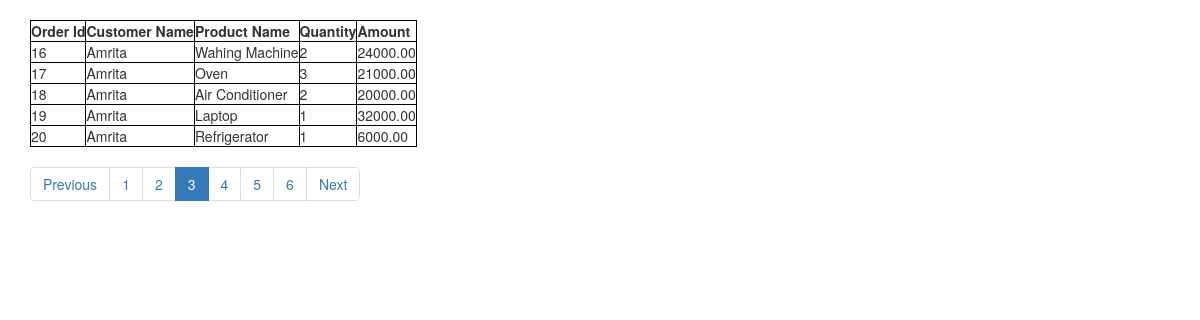
Screenshot of /wholesale/vieworders/?page=3 with the database file from the repository.
### wholesale/models.py (models this page shows, shortened)
class Order(models.Model):
    Pid = models.ForeignKey(Product, on_delete=models.CASCADE)
    Cid = models.ForeignKey(Customer, on_delete=models.CASCADE)
    Qty = models.IntegerField()
    def Amount(self):
        return self.Pid.Price * self.Qty
    Amount = property(Amount)

class Customer(models.Model):
    Firstname = models.CharField('Customer Firstname', max_length=20)
    Lastname = models.CharField('Customer Lastname', max_length=20)
    Location = models.CharField('Customer Location', max_length=20)
    def __str__(self):
        return self.Firstname

class Product(models.Model):
    Name = models.CharField('Product Name', max_length=20)
    Price = models.DecimalField('Product Price', max_digits=7, decimal_places=2)
    def __str__(self):
        return self.Name

### wholesale/views.py (the view)
def vieworders(request):
    order_list = Order.objects.all()
    paginator = Paginator(order_list, 5)  # Show 25 contacts per page
    page = request.GET.get('page')
    try:
        orders = paginator.page(page)
    except PageNotAnInteger:
        orders = paginator.page(1)
    except EmptyPage:
        orders = paginator.page(paginator.num_pages)
    return render(request, 'wholesale/vieworders.html', {'orders': orders})

### wholesale/templates/wholesale/vieworders.html (shortened to what this page needs)
<!DOCTYPE html>
<html lang="en">
<head>
    {% load static %}
<link rel="stylesheet" type="text/css" href=" {% static 'wholesale/pagination.css' %}" />
</head>
<body>
<br/>
<div class="container">
{%if orders %}
<table>
    <tr>
        <th>Order Id</th>
        <th>Customer Name</th>
        <th>Product Name</th>
        <th>Quantity</th>
        <th>Amount</th>
    </tr>
    {%for ord in orders%}
    <tr >
        <td >{{ord.id}}</td>
        <td >{{ord.Cid}}</td>
        <td >{{ord.Pid}}</td>
        <td >{{ord.Qty}}</td>
        <td >{{ord.Amount}}</td>
    </tr>
    {%endfor%}
</table>
{%endif%}
<ul class="pagination">
    {% if orders.has_previous %}
            <li><a href="?page={{ orders.previous_page_number }}">Previous</a></li>
    {% endif %}
    {% for page in orders.paginator.page_range %}
    <li class="{% if orders.number == page  %}active{% endif %}"><a href="?page={{ page }}">{{page}}</a></li>
    {% endfor %}
    {% if orders.has_next %}
        <li> <a href="?page={{ orders.next_page_number }}">Next</a></li>
    {% endif %}
  </ul>
</div>
</body>
</html>

### wholesale/templates/wholesale/vieworders.html (style rules this page uses)
table, th, td { border: 1px solid black; border-collapse: collapse; }
a { text-decoration:none; }

### rows the page displays
Order: id "16", Cid "Amrita", Pid "Wahing Machine", Qty "2", Amount "24000.00"
Order: id "17", Cid "Amrita", Pid "Oven", Qty "3", Amount "21000.00"
Order: id "18", Cid "Amrita", Pid "Air Conditioner", Qty "2", Amount "20000.00"
Order: id "19", Cid "Amrita", Pid "Laptop", Qty "1", Amount "32000.00"
Order: id "20", Cid "Amrita", Pid "Refrigerator", Qty "1", Amount "6000.00"

### other values shown
{{ page }} "1" "2" "3" "4" "5" "6"
